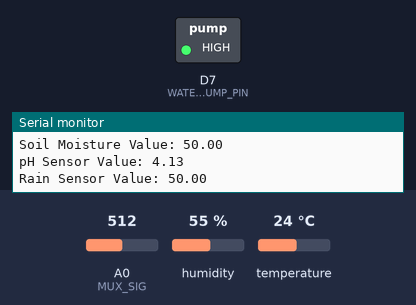
A sketch run on a simulated ESP8266 (NodeMCU). Shown: switched loads named in the sketch (green lamp = pin HIGH), the last lines printed to the serial monitor. The test bench sets the inputs (shaded band); at power-on: A0 (MUX_SIG) = 512, humidity 55 %, temperature 24 °C. WiFi joins after 1.5 s; servers stay silent unless stated; pins used as bus, display or sensor lines are not drawn.

Above: at 4.0 s.
4.1 s: A0 (MUX_SIG) set to 762
6.1 s: A0 (MUX_SIG) set to 787
At 7.6 s:
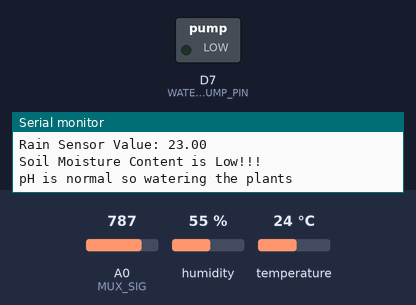
Timing chart, 0 to 9.1 s (numbered marks = the images above; inputs shaded):
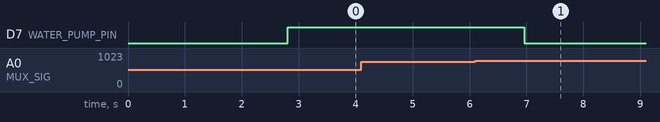

Measured:
- the behaviour switches between 772 and 773 on A0 (MUX_SIG) (found by bisection; images 0 and 1)
- after the input at 6.1 s, D7 (WATER_PUMP_PIN): HIGH → LOW after 0.86 s

The sketch:

main.ino
```cpp
// Blynk authentication token and template details
#define BLYNK_TEMPLATE_ID "YOUR_TEMPLATE_ID"
#define BLYNK_TEMPLATE_NAME "YOUR_TEMPLATE_NAME"
#define BLYNK_AUTH_TOKEN "YOUR_TEMPLATE_AUTH"
// Include necessary libraries
#include <BlynkSimpleEsp8266.h>  // Blynk library
#include <ESP8266WiFi.h>         // ESP8266 WiFi library
#include <Wire.h>                // Wire library (for I2C)
#include <DHT.h>                 // DHT11 Library

#define BLYNK_PRINT Serial  // Blynk debug prints to Serial monitor

#define MUX_S0 D1   // Pin S0 of 74HC4051 connected to NodeMCU D1
#define MUX_S1 D2   // Pin S1 of 74HC4051 connected to NodeMCU D2
#define MUX_S2 D5   // Pin S2 of 74HC4051 connected to NodeMCU D3
#define MUX_SIG A0  // Analog pin connected to SIG pin of 74HC4051

// Define sensor pins
#define WATER_PUMP_PIN D7  // Water Pump
#define DHT_PIN D6         // DHT11 Sensor

// WiFi credentials
char ssid[] = "********";     // Your WiFi SSID
char pass[] = "********";  // Your WiFi password
char auth[] = BLYNK_AUTH_TOKEN;

// Blynk timer
BlynkTimer timer;

// DHT sensor object
DHT dht(DHT_PIN, DHT11);

// Thresholds and calibration values
float soilThresholdValue = 25.0;                     // 30% water content
float rainThresholdValue = 60.0;                     // 60% Rain
float pHThresholdLow = 6.0;                          // Minimum acceptable pH
float pHThresholdHigh = 8.5;                         // Maximum acceptable pH
float calibrationSlope = 1.6512113655911938;         // pH calibration slope
float calibrationIntercept = 0.0014312808810704651;  // pH calibration intercept

// Setup function
void setup() {
  Serial.begin(9600);
   ESP.wdtEnable(40000);
  Serial.println("Resetting!!");
delay(1000);
  // Connect to WiFi and Blynk
  Blynk.begin(auth, ssid, pass);
  Serial.println("Connected to Blynk!!!");
  dht.begin();

  pinMode(MUX_S0, OUTPUT);
  pinMode(MUX_S1, OUTPUT);
  pinMode(MUX_S2, OUTPUT);

  pinMode(WATER_PUMP_PIN, OUTPUT);
  digitalWrite(WATER_PUMP_PIN, HIGH);  // Ensure water pump is off initially

  timer.setInterval(1000L, MainFunction);
  timer.setInterval(2000L, DHT11Sensor);
}

void DHT11Sensor() {
  // Read temperature and humidity from DHT sensor
  float humidity = dht.readHumidity();
  float temperature = dht.readTemperature();

  // Check for valid readings
  if (isnan(humidity) || isnan(temperature)) {
    Serial.println("Failed to read from DHT sensor!");
    return;
  }

  Blynk.virtualWrite(V0, temperature);
  Blynk.virtualWrite(V1, humidity);
}

void MainFunction() {
  float soilMoistureSensorValue = calculateSoilMoistureValue();
  float pHSensorValue = calculatepHSensorValue();
  float rainSensorValue = calculateRainSensorValue();

  Serial.print("Soil Moisture Value: ");
  Serial.println(soilMoistureSensorValue);

  Serial.print("pH Sensor Value: ");
  Serial.println(pHSensorValue);

  Serial.print("Rain Sensor Value: ");
  Serial.println(rainSensorValue);

  Blynk.virtualWrite(V2, soilMoistureSensorValue);
  Blynk.virtualWrite(V4, pHSensorValue);

  // Check for Rain
  if (rainSensorValue > rainThresholdValue) {
    Blynk.logEvent("rain_alert", "Attention: Pump turned off due to heavy rain.");
    Serial.println("Heavy Rain Alert!!!");
    digitalWrite(WATER_PUMP_PIN, HIGH);  // Turn off the water pump
    return;
  }

  // Check for Soil Moisture Content
  if (soilMoistureSensorValue < soilThresholdValue) {
    Blynk.logEvent("soil_alert", "Attention: Water content is too low. Please water the plants.");
    Serial.println("Soil Moisture Content is Low!!!");

    // Check for pH Levels
    if (pHSensorValue < pHThresholdLow) {
      Blynk.logEvent("phAcidic", "Alert: Water pH is below 6. Possible acidity detected. Please consider changing the water.");
      Serial.println("Acidic Water Content!!!");

      return;
    } else if (pHSensorValue > pHThresholdHigh) {
      Blynk.logEvent("pHBasic", "Alert: Water pH Level High! Possible basic content detected. Check water quality.");
      Serial.println("Basic Water Content!!!");

      return;
    } else {
      Serial.println("pH is normal so watering the plants");
      digitalWrite(WATER_PUMP_PIN, LOW);
      delay(10000);
      digitalWrite(WATER_PUMP_PIN, HIGH);
    }
  }
  delay(1000);
}

void selectMuxChannel(int channel) {
  digitalWrite(MUX_S0, channel & 0x01);
  digitalWrite(MUX_S1, (channel >> 1) & 0x01);
  digitalWrite(MUX_S2, (channel >> 2) & 0x01);
}

int readSensor() {
  int sensorValue = analogRead(MUX_SIG);
  return sensorValue;
}

float calculateSoilMoistureValue() {
  int soilChannel = 1;  // Select channel 1 (Y1) for soil moisture sensor
  selectMuxChannel(soilChannel);
  int moistureValue = readSensor();
  // Map the moisture sensor value to a percentage (assuming 0-1023 range)
  float mappedSoilMoistureValue = map(moistureValue, 0, 1023, 100, 0);
  return mappedSoilMoistureValue;
}

float calculatepHSensorValue() {
  int pHChannel = 2;  // Select channel 2 (Y2) for ph sensor
  selectMuxChannel(pHChannel);
  int pHValue = readSensor();
  // Serial.print(pHValue);
  // Convert pH sensor value to actual pH value using calibration parameters
  float voltage = (pHValue * 5.0) / 1023.0;
  float mappedpHSensorValue = calibrationSlope * voltage + calibrationIntercept;
  return mappedpHSensorValue;
}

float calculateRainSensorValue() {
  int rainChannel = 0;  // Select channel 0 (Y0) for rain sensor
  selectMuxChannel(rainChannel);
  int rainValue = readSensor();
  float mappedRainValue = map(rainValue, 0, 1024, 100, 0);
  return mappedRainValue;
}

void loop() {

  Blynk.run();
  timer.run();
}
```
